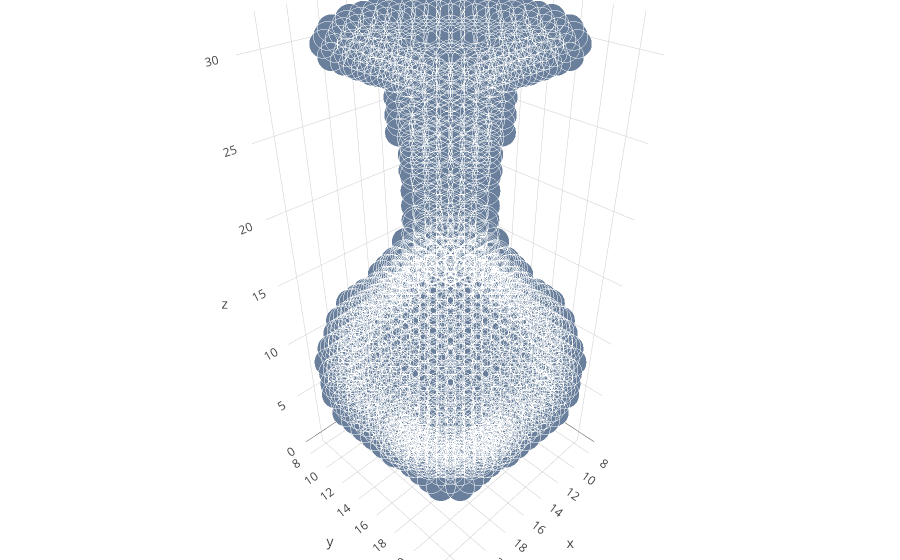

Notebook code cell kept with this figure:
### Code cell
modelnet40 = np.load('/home/rhermoza/data/3d/modelnet/ModelNet40/voxels.npy').item()

idx = random.choice(range(len(modelnet40['train']['labels'])))
print(modelnet40['train']['labels'][idx])
plot_vol(modelnet40['train']['data'][idx])

### Figure 1 — Plotly figure (JSON) as saved in the notebook; plotly's stock layout.template omitted (floating-point values rounded to 4 significant figures; data arrays with more than 128 entries replaced by an {"elided": "..."} marker saying what was removed)
{"data": [{"marker": {"color": "rgb(105, 127, 155)", "line": {"color": "rgba(217, 217, 217, 0.14)", "width": 0.5}, "opacity": 1, "size": 10}, "mode": "markers", "type": "scatter3d", "x": {"elided": "1560 int values"}, "y": {"elided": "1560 int values"}, "z": {"elided": "1560 int values"}}], "layout": {"margin": {"b": 0, "l": 0, "r": 0, "t": 0}}}
